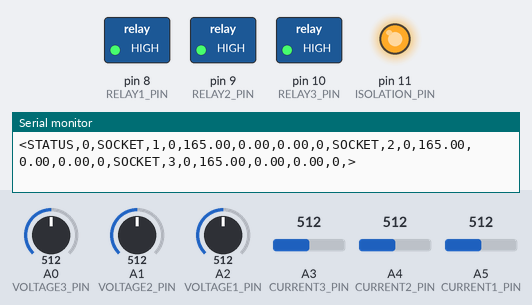
Recording of a sketch running on a simulated Arduino Uno, built with avr-gcc and run on an emulated ATmega328P. On the bench: switched loads named in the sketch (green lamp = pin HIGH), output pins drawn as LEDs (lit = HIGH), the last lines printed to the serial monitor. Inputs (shaded band) come from the test bench; at power-on: A3 (CURRENT3_PIN) = 512, A0 (VOLTAGE3_PIN) = 512, A1 (VOLTAGE2_PIN) = 512, A2 (VOLTAGE1_PIN) = 512, A4 (CURRENT2_PIN) = 512, A5 (CURRENT1_PIN) = 512.

Above: at 1.3 s.
1.4 s: A3 (CURRENT3_PIN) set to 658
2.9 s: A3 (CURRENT3_PIN) set to 692
At 3.3 s:
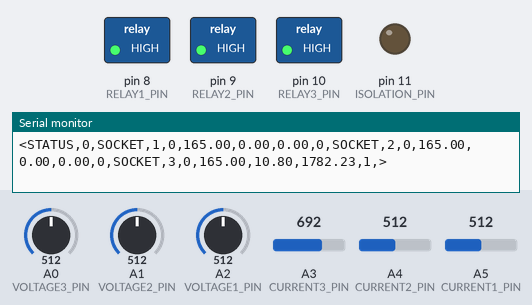
Timing chart, 0 to 5.9 s (numbered marks = the images above; inputs shaded):
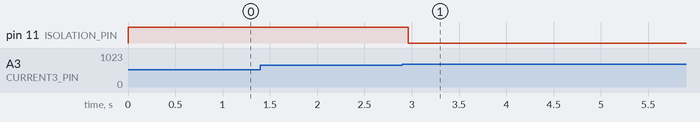

Measured:
- the behaviour switches between 675 and 676 on A3 (CURRENT3_PIN) (found by bisection; images 0 and 1)
- after the input at 2.9 s, pin 11 (ISOLATION_PIN): HIGH → LOW after 0.06 s

The sketch:

socket_sentinel_arduino.ino
```cpp
/*
 * Smart Socket Sentinel - Arduino Code
 * This code runs on the Arduino Uno to collect sensor data and control relays.
 * It communicates with the ESP8266 via UART for sending data and receiving commands.
 */

// Pin definitions
#define RELAY1_PIN 8      // Socket 1 relay
#define RELAY2_PIN 9      // Socket 2 relay
#define RELAY3_PIN 10     // Socket 3 relay
#define ISOLATION_PIN 11  // Isolation relay

#define VOLTAGE1_PIN A2   // Socket 1 voltage sensor
#define VOLTAGE2_PIN A1   // Socket 2 voltage sensor
#define VOLTAGE3_PIN A0   // Socket 3 voltage sensor

#define CURRENT1_PIN A5   // Socket 1 current sensor
#define CURRENT2_PIN A4   // Socket 2 current sensor
#define CURRENT3_PIN A3   // Socket 3 current sensor

// Constants for sensors
#define VOLTAGE_REFERENCE 5.0   // Arduino reference voltage
#define ADC_RESOLUTION 1024.0   // 10-bit ADC
#define VOLTAGE_CALIBRATION 0.6 // Calibration factor for ZMPT101B
#define CURRENT_SENSITIVITY 66  // mV/A for ACS712 30A

// Communication protocol
#define START_MARKER '<'
#define END_MARKER '>'
#define DATA_SEPARATOR ','

// Data structure for socket measurements
struct SocketData {
  int id;
  bool relayState;
  float voltage;
  float current;
  float power;
  bool isActive;
};

// Global variables
SocketData sockets[3];
bool systemIsolated = false;
unsigned long lastSendTime = 0;
const unsigned long SEND_INTERVAL = 1000; // 1 second

// Setup function
void setup() {
  // Initialize pins
  pinMode(RELAY1_PIN, OUTPUT);
  pinMode(RELAY2_PIN, OUTPUT);
  pinMode(RELAY3_PIN, OUTPUT);
  pinMode(ISOLATION_PIN, OUTPUT);

  // Relays are active LOW, so initialize them as off (HIGH)
  digitalWrite(RELAY1_PIN, HIGH);
  digitalWrite(RELAY2_PIN, HIGH);
  digitalWrite(RELAY3_PIN, HIGH);
  digitalWrite(ISOLATION_PIN, HIGH); // Keep isolation relay off initially

  // Initialize socket data
  for (int i = 0; i < 3; i++) {
    sockets[i].id = i + 1;
    sockets[i].relayState = false;
    sockets[i].voltage = 0.0;
    sockets[i].current = 0.0;
    sockets[i].power = 0.0;
    sockets[i].isActive = false;
  }

  // Initialize serial communication with ESP8266
  Serial.begin(9600);
  delay(100);
}

// Main loop
void loop() {
  // Check for commands from ESP8266
  receiveCommands();

  // Read sensor data
  readSensors();

  // Send data to ESP8266 at regular intervals
  if (millis() - lastSendTime > SEND_INTERVAL) {
    sendData();
    lastSendTime = millis();
  }
}

// Function to read all sensor data
void readSensors() {
  // Read Socket 1
  sockets[0].voltage = readVoltage(VOLTAGE1_PIN);
  sockets[0].current = readCurrent(CURRENT1_PIN);
  sockets[0].power = sockets[0].voltage * sockets[0].current;
  sockets[0].isActive = sockets[0].power > 10.0; // Consider active if power > 10W

  // Read Socket 2
  sockets[1].voltage = readVoltage(VOLTAGE2_PIN);
  sockets[1].current = readCurrent(CURRENT2_PIN);
  sockets[1].power = sockets[1].voltage * sockets[1].current;
  sockets[1].isActive = sockets[1].power > 10.0;

  // Read Socket 3
  sockets[2].voltage = readVoltage(VOLTAGE3_PIN);
  sockets[2].current = readCurrent(CURRENT3_PIN);
  sockets[2].power = sockets[2].voltage * sockets[2].current;
  sockets[2].isActive = sockets[2].power > 10.0;

  // Safety check: If any socket has extremely high power, isolate the system
  for (int i = 0; i < 3; i++) {
    if (sockets[i].power > 2000.0) { // 2000W threshold for safety
      controlIsolation(true);
      break;
    }
  }

  // Load balancing logic (if not already isolated)
  if (!systemIsolated) {
    balanceLoad();
  }
}

// Function to balance load across sockets
void balanceLoad() {
  // Calculate total active sockets and total power
  int activeSockets = 0;
  float totalPower = 0;

  for (int i = 0; i < 3; i++) {
    if (sockets[i].power > 50.0) {
      activeSockets++;
      totalPower += sockets[i].power;
    }
  }

  // If only one socket is heavily loaded (>80% of total power), try to distribute
  if (activeSockets > 1) {
    for (int i = 0; i < 3; i++) {
      if (sockets[i].power > 0.8 * totalPower) {
        // Find the least used socket
        int leastUsedSocket = -1;
        float minPower = 99999;

        for (int j = 0; j < 3; j++) {
          if (j != i && sockets[j].relayState && sockets[j].power < minPower) {
            minPower = sockets[j].power;
            leastUsedSocket = j;
          }
        }

        // If found, turn it off to balance load
        if (leastUsedSocket >= 0 && minPower < 20.0) {
          controlRelay(leastUsedSocket + 1, false);
        }

        break;
      }
    }
  }
}

// Function to read voltage from ZMPT101B sensor
float readVoltage(int pin) {
  // Read multiple samples for better accuracy
  float sum = 0;
  const int samples = 20;

  for (int i = 0; i < samples; i++) {
    float voltage = analogRead(pin) * (VOLTAGE_REFERENCE / ADC_RESOLUTION);
    sum += voltage;
    delay(1);
  }

  float avgVoltage = sum / samples;

  // Apply calibration factor and scale to AC voltage
  return avgVoltage * VOLTAGE_CALIBRATION * 110.0; // Scale to AC voltage
}

// Function to read current from ACS712 sensor
float readCurrent(int pin) {
  // Read multiple samples for better accuracy
  float sum = 0;
  const int samples = 20;

  for (int i = 0; i < samples; i++) {
    float voltage = analogRead(pin) * (VOLTAGE_REFERENCE / ADC_RESOLUTION);

    // Convert to current: (voltage - offset) / sensitivity
    // 2.5V is the offset for zero current
    float current = (voltage - 2.5) / (CURRENT_SENSITIVITY / 1000.0);

    // Ensure positive current value
    current = abs(current);

    sum += current;
    delay(1);
  }

  return sum / samples;
}

// Function to send data to ESP8266
void sendData() {
  String message = String(START_MARKER);

  // Add system status
  message += "STATUS" + String(DATA_SEPARATOR);
  message += String(systemIsolated) + String(DATA_SEPARATOR);

  // Add socket data
  for (int i = 0; i < 3; i++) {
    message += "SOCKET" + String(DATA_SEPARATOR);
    message += String(sockets[i].id) + String(DATA_SEPARATOR);
    message += String(sockets[i].relayState) + String(DATA_SEPARATOR);
    message += String(sockets[i].voltage) + String(DATA_SEPARATOR);
    message += String(sockets[i].current) + String(DATA_SEPARATOR);
    message += String(sockets[i].power) + String(DATA_SEPARATOR);
    message += String(sockets[i].isActive) + String(DATA_SEPARATOR);
  }

  message += String(END_MARKER);
  Serial.println(message);
}

// Function to receive commands from ESP8266
void receiveCommands() {
  if (Serial.available() > 0) {
    String command = Serial.readStringUntil('\n');

    // Parse command if it has the proper format
    if (command.startsWith(String(START_MARKER)) && command.endsWith(String(END_MARKER))) {
      // Remove markers
      command = command.substring(1, command.length() - 1);

      // Parse command type
      int separator = command.indexOf(DATA_SEPARATOR);
      if (separator > 0) {
        String type = command.substring(0, separator);
        String data = command.substring(separator + 1);

        if (type == "RELAY") {
          // Format: <RELAY,id,state>
          int nextSeparator = data.indexOf(DATA_SEPARATOR);
          if (nextSeparator > 0) {
            int relayId = data.substring(0, nextSeparator).toInt();
            int state = data.substring(nextSeparator + 1).toInt();

            // Control the appropriate relay
            controlRelay(relayId, state == 1);
          }
        } else if (type == "ISOLATE") {
          // Format: <ISOLATE,state>
          int state = data.toInt();
          controlIsolation(state == 1);
        }
      }
    }
  }
}

// Function to control individual socket relays
void controlRelay(int relayId, bool state) {
  // Only control relays if not isolated
  if (!systemIsolated) {
    int pin = -1;

    // Map relay ID to pin
    switch (relayId) {
      case 1:
        pin = RELAY1_PIN;
        sockets[0].relayState = state;
        break;
      case 2:
        pin = RELAY2_PIN;
        sockets[1].relayState = state;
        break;
      case 3:
        pin = RELAY3_PIN;
        sockets[2].relayState = state;
        break;
      case 4:
        controlIsolation(state);
        return;
    }

    // Control the relay (active LOW, so !state)
    if (pin != -1) {
      digitalWrite(pin, !state);
    }
  }
}

// Function to control the isolation relay
void controlIsolation(bool isolate) {
  systemIsolated = isolate;

  // First shut down all socket relays
  digitalWrite(RELAY1_PIN, HIGH); // OFF
  digitalWrite(RELAY2_PIN, HIGH); // OFF
  digitalWrite(RELAY3_PIN, HIGH); // OFF

  // Update socket states
  for (int i = 0; i < 3; i++) {
    sockets[i].relayState = false;
  }

  // Then control isolation relay (active LOW, so !isolate)
  digitalWrite(ISOLATION_PIN, !isolate);
}
```
